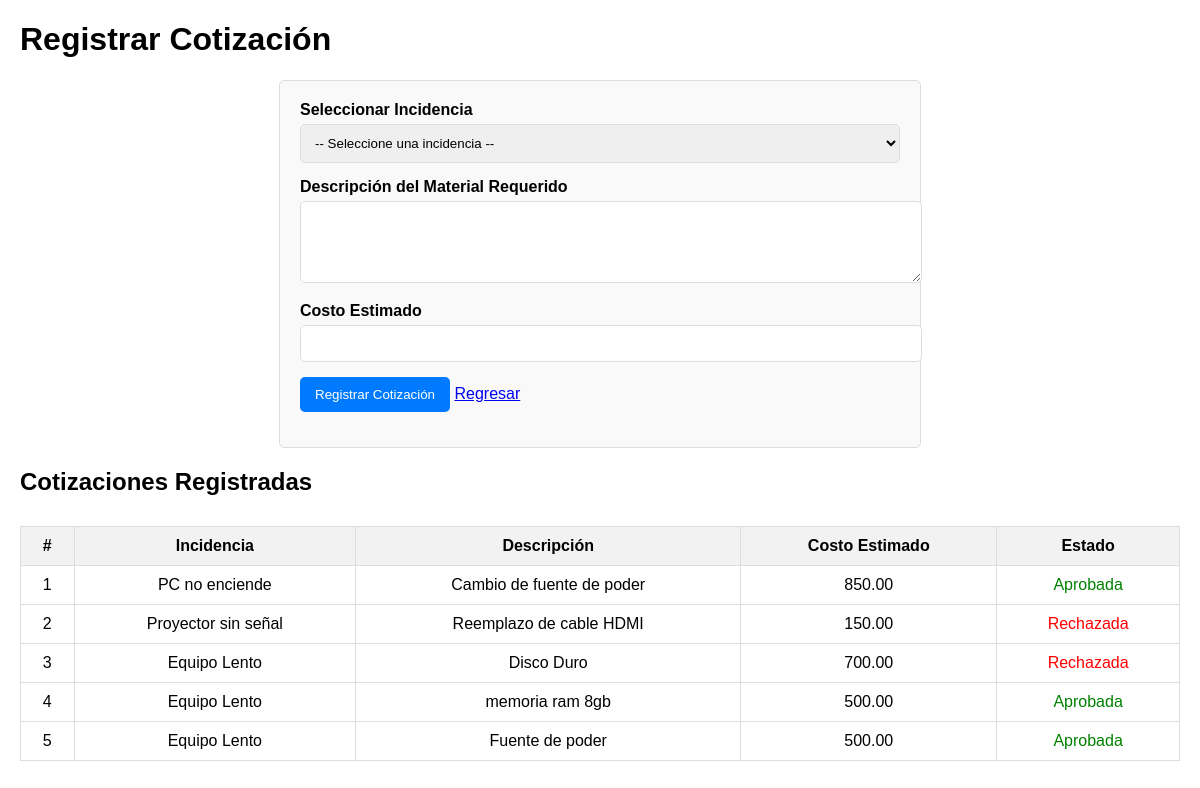
Screenshot of /cotizar.php with the database file from the repository.
### tables this page shows
CREATE TABLE `cotizaciones` (
  `id_cotizacion` int(11) NOT NULL,
  `id_incidencia` int(11) NOT NULL,
  `descripcion` text NOT NULL,
  `costo` decimal(10,2) NOT NULL,
  `estado` enum('pendiente','aprobada','rechazada') DEFAULT 'pendiente',
  `fecha_creacion` timestamp NOT NULL DEFAULT current_timestamp()
);

CREATE TABLE `incidencias` (
  `id_incidencia` int(11) NOT NULL,
  `id_usuario` int(11) NOT NULL,
  `id_equipo` int(11) NOT NULL,
  `id_tecnico` int(11) DEFAULT NULL,
  `titulo` varchar(150) NOT NULL,
  `descripcion` text NOT NULL,
  `prioridad` enum('baja','media','alta','critica') NOT NULL,
  `estado` enum('abierta','en_progreso','en_taller','cerrada') DEFAULT 'abierta',
  `fecha_creacion` timestamp NOT NULL DEFAULT current_timestamp(),
  `fecha_actualizacion` timestamp NOT NULL DEFAULT current_timestamp() ON UPDATE current_timestamp()
);

### cotizar.php (the view, shortened to what this page needs)
<?php
include 'config.php';
$sql_cotizaciones = "SELECT c.id_cotizacion, c.descripcion, c.costo, c.estado, i.titulo AS incidencia
                     FROM cotizaciones c
                     JOIN incidencias i ON c.id_incidencia = i.id_incidencia";
$result_cotizaciones = $conn->query($sql_cotizaciones);
?>
<!DOCTYPE html>
<html lang="es">
<head>
</head>
<body>
    <h1>Registrar Cotización</h1>
    <form method="POST">
        <div>
            <label for="id_incidencia">Seleccionar Incidencia</label>
            <select name="id_incidencia" id="id_incidencia" required>
                <option value="">-- Seleccione una incidencia --</option>
            </select>
        </div>
        <div>
            <label for="descripcion">Descripción del Material Requerido</label>
            <textarea name="descripcion" id="descripcion" rows="4" required></textarea>
        </div>
        <div>
            <label for="costo">Costo Estimado</label>
            <input type="text" name="costo" id="costo" required>
        </div>
        <div>
            <button type="submit">Registrar Cotización</button>
            <a href="tecnico_dashboard.php">Regresar</a>
        </div>
    </form>
    <h2>Cotizaciones Registradas</h2>
    <table class="cotizaciones-table">
        <thead>
            <tr>
                <th>#</th>
                <th>Incidencia</th>
                <th>Descripción</th>
                <th>Costo Estimado</th>
                <th>Estado</th>
            </tr>
        </thead>
        <tbody>
            <?php
            if ($result_cotizaciones->num_rows > 0) {
                while ($row = $result_cotizaciones->fetch_assoc()) {
                    $estado_class = 'estado-pendiente';
                    if ($row['estado'] == 'aprobada') {
                        $estado_class = 'estado-aprobada';
                    } elseif ($row['estado'] == 'rechazada') {
                        $estado_class = 'estado-rechazada';
                    }
                    echo "<tr>";
                    echo "<td>" . $row['id_cotizacion'] . "</td>";
                    echo "<td>" . htmlspecialchars($row['incidencia']) . "</td>";
                    echo "<td>" . htmlspecialchars($row['descripcion']) . "</td>";
                    echo "<td>" . htmlspecialchars($row['costo']) . "</td>";
                    echo "<td class='" . $estado_class . "'>" . ucfirst($row['estado']) . "</td>";
                    echo "</tr>";
                }
            } else {
                echo "<tr><td colspan='5' class='text-center'>No hay cotizaciones registradas.</td></tr>";
            }
            ?>
        </tbody>
    </table>
</body>
</html>

### cotizar.php (style rules this page uses)
body { font-family: Arial, sans-serif; margin: 20px; }
form { max-width: 600px; margin: auto; padding: 20px; border: 1px solid #ddd; border-radius: 5px; background-color: #f9f9f9; }
form div { margin-bottom: 15px; }
label { display: block; margin-bottom: 5px; font-weight: bold; }
input, select, textarea { width: 100%; padding: 10px; border: 1px solid #ddd; border-radius: 5px; }
button { background-color: #007bff; color: white; padding: 10px 15px; border: none; border-radius: 5px; cursor: pointer; }
.cotizaciones-table { margin-top: 30px; width: 100%; border-collapse: collapse; }
.cotizaciones-table th, .cotizaciones-table td { padding: 10px; border: 1px solid #ddd; text-align: center; }
.cotizaciones-table th { background-color: #f2f2f2; }
.estado-aprobada { color: green; }
.estado-rechazada { color: red; }

### rows the page displays
cotizaciones: id_cotizacion "1", id_incidencia.titulo "PC no enciende", descripcion "Cambio de fuente de poder", costo "850.00", estado "Aprobada"
cotizaciones: id_cotizacion "2", id_incidencia.titulo "Proyector sin señal", descripcion "Reemplazo de cable HDMI", costo "150.00", estado "Rechazada"
cotizaciones: id_cotizacion "3", id_incidencia.titulo "Equipo Lento", descripcion "Disco Duro", costo "700.00", estado "Rechazada"
cotizaciones: id_cotizacion "4", id_incidencia.titulo "Equipo Lento", descripcion "memoria ram 8gb", costo "500.00", estado "Aprobada"
cotizaciones: id_cotizacion "5", id_incidencia.titulo "Equipo Lento", descripcion "Fuente de poder", costo "500.00", estado "Aprobada"
